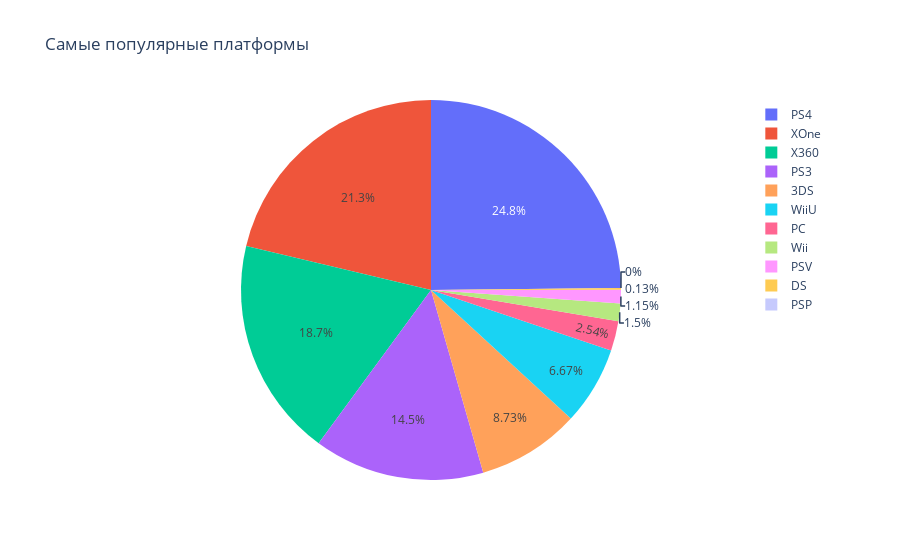

Notebook code for this chart:
### Markdown cell above
Из этого пирога видно, что самые популярные жанры это Action, Shooter, sports, Role-PLaying и  Misc

### Code cell
fig = px.pie(df_actual, values='na_sales', names='platform', title='Самые популярные платформы')
fig.show()

### Figure 1 — Plotly figure (JSON) as saved in the notebook; plotly's stock layout.template omitted (floating-point values rounded to 4 significant figures; data arrays with more than 128 entries replaced by an {"elided": "..."} marker saying what was removed)
{"data": [{"domain": {"x": [0, 1], "y": [0, 1]}, "hovertemplate": "platform=%{label}<br>na_sales=%{value}<extra></extra>", "labels": {"elided": "2233 str values"}, "legendgroup": "", "name": "", "showlegend": true, "type": "pie", "values": {"elided": "2233 float values"}}], "layout": {"legend": {"tracegroupgap": 0}, "title": {"text": "Самые популярные платформы"}}}
